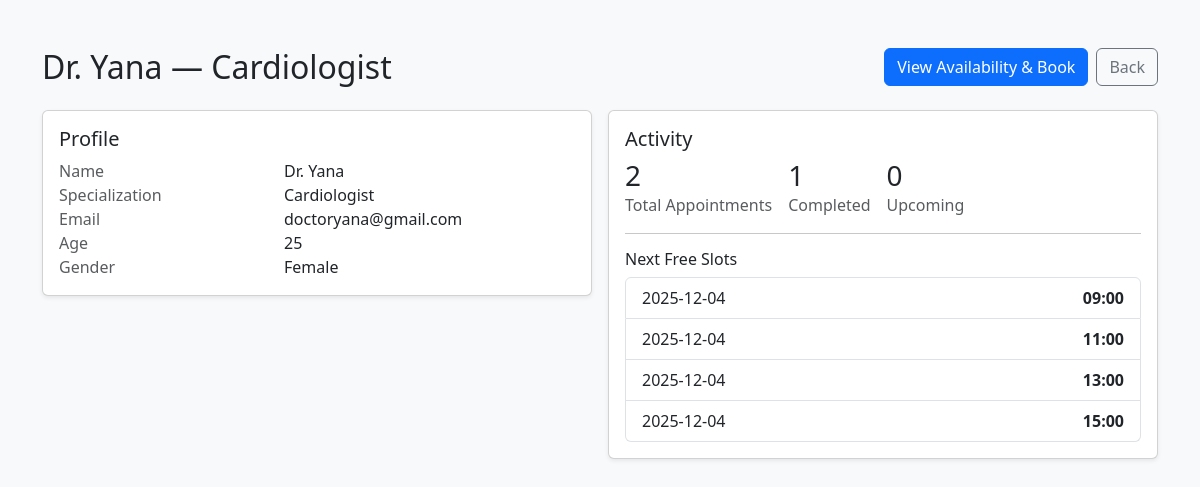
/patient/doctor/3/profile (signed in), run on the app's committed database.
### app.py (models this page shows, shortened)
class User(db.Model):
    __tablename__ = "User"
    uid = db.Column(db.Integer, primary_key=True, autoincrement=True)
    email = db.Column(db.String(110), unique=True, nullable=False)
    password = db.Column(db.String(130), nullable=False)
    name = db.Column(db.String(80), nullable=False)
    age = db.Column(db.Integer, nullable=False)
    gender = db.Column(db.String(10), nullable=False)
    is_blacklisted = db.Column(db.Boolean, nullable=False, default=False)
    specialization = db.Column(db.String, nullable=True)
    role_id = db.Column(db.Integer, db.ForeignKey('Role.rid'), nullable=False)
    role = db.relationship('Role', backref='users')

class AvailableSlot(db.Model):
    __tablename__ = 'AvailableSlot'
    sid = db.Column(db.Integer, primary_key=True, autoincrement=True)
    doctor_id = db.Column(db.Integer, db.ForeignKey('User.uid'), nullable=False)
    date = db.Column(db.Date, nullable=False)
    time = db.Column(db.Time, nullable=False)
    is_booked = db.Column(db.Boolean, nullable=False, default=False)
    created_at = db.Column(db.DateTime, nullable=False, default=db.func.current_timestamp())
    doctor = db.relationship('User', backref='available_slots')
    __table_args__ = (db.UniqueConstraint('doctor_id', 'date', 'time', name='uix_doctor_slot'),)

### app.py (the view)
@app.route("/patient/doctor/<int:doctor_id>/profile")
def patient_doctor_profile(doctor_id):
    if not session.get("uid"):
        flash("Please login first.")
        return redirect("/login")
    user = User.query.get(session["uid"])
    if not user or user.role.role_name != "Patient":
        flash("Access denied. Only patients can access this page.")
        return redirect("/login")
    doctor = User.query.get_or_404(doctor_id)
    if doctor.role.role_name != "Doctor" or doctor.is_blacklisted:
        flash("Doctor not available.")
        return redirect("/patient/departments")
    today = date.today()
    total_appointments = Appointment.query.filter_by(doctor_id=doctor.uid).count()
    completed_appointments = Appointment.query.filter_by(
        doctor_id=doctor.uid, status="completed"
    ).count()
    upcoming_appointments = (
        Appointment.query
        .join(AvailableSlot, Appointment.slot_id == AvailableSlot.sid)
        .filter(
            Appointment.doctor_id == doctor.uid,
            Appointment.status == "booked",
            AvailableSlot.date >= today
        )
        .count()
    )
    next_free_slots = (
        AvailableSlot.query
        .filter(
            AvailableSlot.doctor_id == doctor.uid,
            AvailableSlot.date >= today,
            AvailableSlot.is_booked == False
        )
        .order_by(AvailableSlot.date, AvailableSlot.time)
        .limit(5)
        .all()
    )
    return render_template(
        "doctor_profile_public.html",
        doctor=doctor,
        total_appointments=total_appointments,
        completed_appointments=completed_appointments,
        upcoming_appointments=upcoming_appointments,
        next_free_slots=next_free_slots
    )

### templates/doctor_profile_public.html (shortened to what this page needs)
<!DOCTYPE html>
<html lang="en">
<head>
  <link href="https://cdn.jsdelivr.net/npm/bootstrap@5.3.0/dist/css/bootstrap.min.css" rel="stylesheet">
</head>
<body class="bg-light">
  <div class="container py-5">
    <div class="d-flex justify-content-between align-items-center mb-4">
      <h2 class="mb-0">Dr. {{ doctor.name }}{% if doctor.specialization %} — {{ doctor.specialization }}{% endif %}</h2>
      <div class="d-flex gap-2">
        <a href="{{ url_for('patient_doctor_slots', doctor_id=doctor.uid) }}" class="btn btn-primary">View Availability & Book</a>
        <a href="{{ url_for('patient_departments') }}" class="btn btn-outline-secondary">Back</a>
      </div>
    </div>
    <div class="row g-3">
      <div class="col-md-6">
        <div class="card shadow-sm">
          <div class="card-body">
            <h5 class="card-title">Profile</h5>
            <div class="row">
              <div class="col-5 text-muted">Name</div><div class="col-7">Dr. {{ doctor.name }}</div>
              <div class="col-5 text-muted">Specialization</div><div class="col-7">{{ doctor.specialization or '—' }}</div>
              <div class="col-5 text-muted">Email</div><div class="col-7">{{ doctor.email }}</div>
              <div class="col-5 text-muted">Age</div><div class="col-7">{{ doctor.age }}</div>
              <div class="col-5 text-muted">Gender</div><div class="col-7">{{ doctor.gender }}</div>
            </div>
          </div>
        </div>
      </div>
      <div class="col-md-6">
        <div class="card shadow-sm h-100">
          <div class="card-body">
            <h5 class="card-title">Activity</h5>
            <div class="d-flex gap-3">
              <div><div class="h3 mb-0">{{ total_appointments }}</div><div class="text-muted">Total Appointments</div></div>
              <div><div class="h3 mb-0">{{ completed_appointments }}</div><div class="text-muted">Completed</div></div>
              <div><div class="h3 mb-0">{{ upcoming_appointments }}</div><div class="text-muted">Upcoming</div></div>
            </div>
            <hr>
            <h6>Next Free Slots</h6>
            {% if next_free_slots %}
              <ul class="list-group">
                {% for s in next_free_slots %}
                  <li class="list-group-item d-flex justify-content-between">
                    <span>{{ s.date.strftime('%Y-%m-%d') }}</span>
                    <span class="fw-semibold">{{ s.time.strftime('%H:%M') }}</span>
                  </li>
                {% endfor %}
              </ul>
            {% else %}
              <p class="text-muted mb-0">No free slots found in the near future.</p>
            {% endif %}
          </div>
        </div>
      </div>
    </div>
  </div>
</body>
</html>

### data on the page
User: name "Yana", specialization "Cardiologist", email "doctoryana@gmail.com", age "25", gender "Female"
AvailableSlot: date "2025-12-04", time "09:00"
AvailableSlot: date "2025-12-04", time "11:00"
AvailableSlot: date "2025-12-04", time "13:00"
AvailableSlot: date "2025-12-04", time "15:00"

### other printed values
{{ total_appointments }} "2"
{{ completed_appointments }} "1"
{{ upcoming_appointments }} "0"
